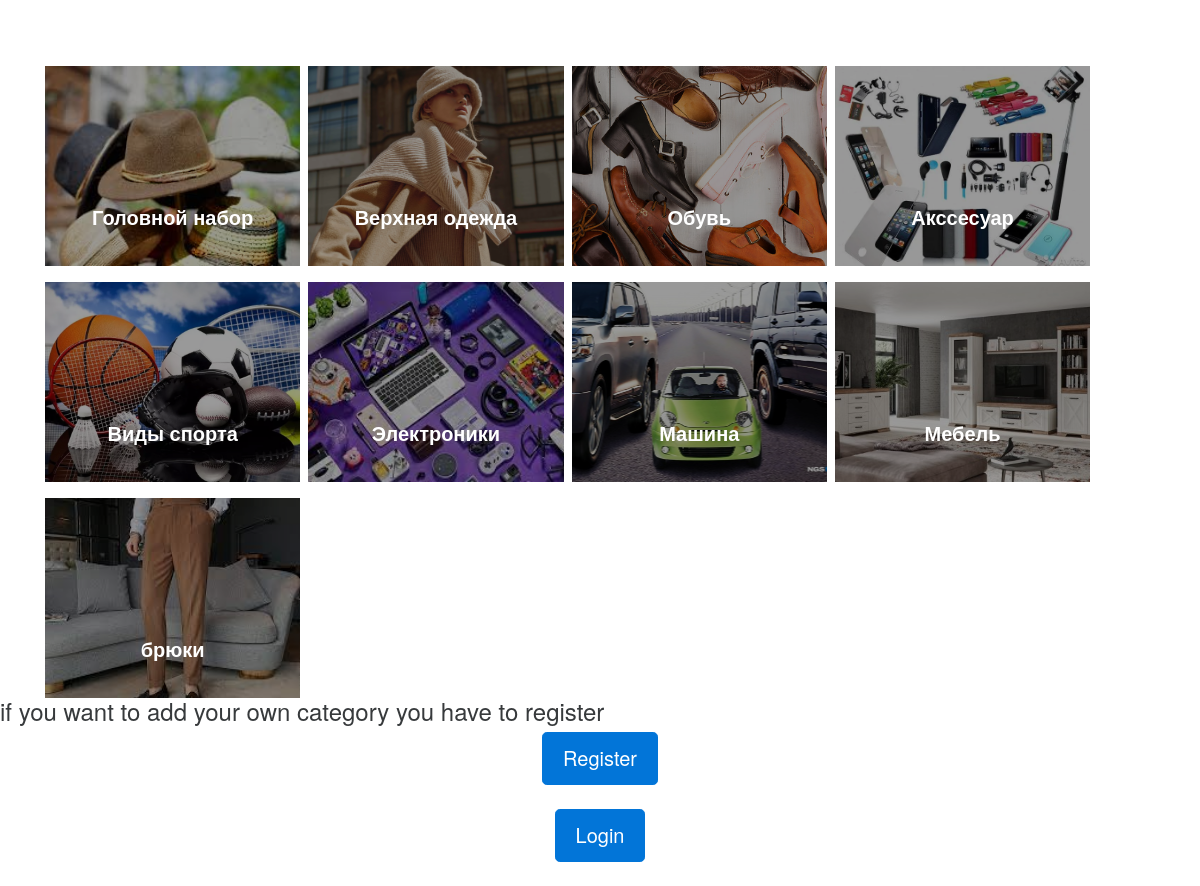
The page /category/ on the database its author committed.
### product/models.py (models this page shows, shortened)
class Category(models.Model):
    title = models.CharField(max_length=80, verbose_name='Название', unique=True)
    description = models.TextField(verbose_name='О категория')
    is_active = models.BooleanField(verbose_name='Подтверждённый', default=True)
    image = models.ImageField(verbose_name='Фото', upload_to='Category/%Y/%m/%d')
    class Meta:
        verbose_name = 'Категория'
        verbose_name_plural = 'Категории'

### product/views.py (the view)
# urls.py: path('category/', category, name='category'),
def category(request):
    category = Category.objects.all()
    if request.method == 'POST':
        form = AddCategory(request.POST, request.FILES)
        if form.is_valid():
            form.save()
            return render(request, 'category.html')
    form = AddCategory()
    return render(request, 'category.html', {'cat': category, 'form': form})

### templates/category.html (shortened to what this page needs)
<!DOCTYPE html>
<html lang="en">
<head>
</head>
{% load static %}
<link href="https://cdn.jsdelivr.net/npm/bootstrap@5.2.0-beta1/dist/css/bootstrap.min.css" rel="stylesheet"
>
<link rel="stylesheet" href="{% static 'css/bootstrap.min.css' %}">
<link rel="stylesheet" href="{% static 'css/style.css' %}">
<div class="container">
    <nav class="category">
        {% for c in cat %}
            <div class="category_product">
                <img src="{{ c.image.url }}" alt="" class="category_product-img">
                <h2 class="product-title">{{ c.title }}</h2>
                <a href="{% url 'sub_cat' c.pk %}" class="product-link"></a>
            </div>
        {% endfor %}
    </nav>
</div>
{% if user.is_authenticated %}
    <form action="{% url 'category' %}" method="post" enctype="multipart/form-data">
        {% csrf_token %}
        {{ form.as_p }}
        <button type="submit">OK</button>
    </form>
{% else %}
    <h4>if you want to add your own category you have to register</h4>
    <div class="d-flex justify-content-center mx-4 mb-3 mb-lg-4">
        <a href="{% url 'register' %}">
            <button type="button" class="btn btn-primary btn-lg">Register</button>
        </a>
    </div>
    <div class="d-flex justify-content-center mx-4 mb-3 mb-lg-4">
        <a href="{% url 'my_login' %}">
            <button type="button" class="btn btn-primary btn-lg">Login</button>
        </a>
    </div>
{% endif %}
</body>
</html>

### templates/category.html (style rules this page uses)
.category { margin-top: 50px; display: flex; flex-wrap: wrap; }
.category_product { margin-top: 16px; margin-right: 8px; width: 23%; height: 200px; position: relative; overflow: hidden; }
.category_product:last-child { margin-right: 0; }
.category_product-img { position: absolute; top: 0; left: 0; right: 0; bottom: 0; z-index: 1; object-fit: cover; width: 100%; height: 100%; }
.product-title { position: absolute; bottom: 30px; text-align: center; z-index: 4; left: 0; right: 0; font-size: 20px; font-weight: 600; color: white; }
.product-link { position: absolute; left: 0; top: 0; right: 0; bottom: 0; z-index: 3; background: rgba(0, 0, 0, .4); }

### rows shown on the page
Category: image (picture), title "Головной набор"
Category: image (picture), title "Верхная одежда"
Category: image (picture), title "Обувь"
Category: image (picture), title "Акссесуар"
Category: image (picture), title "Виды спорта"
Category: image (picture), title "Электроники"
Category: image (picture), title "Машина"
Category: image (picture), title "Мебель"
Category: image (picture), title "брюки"
